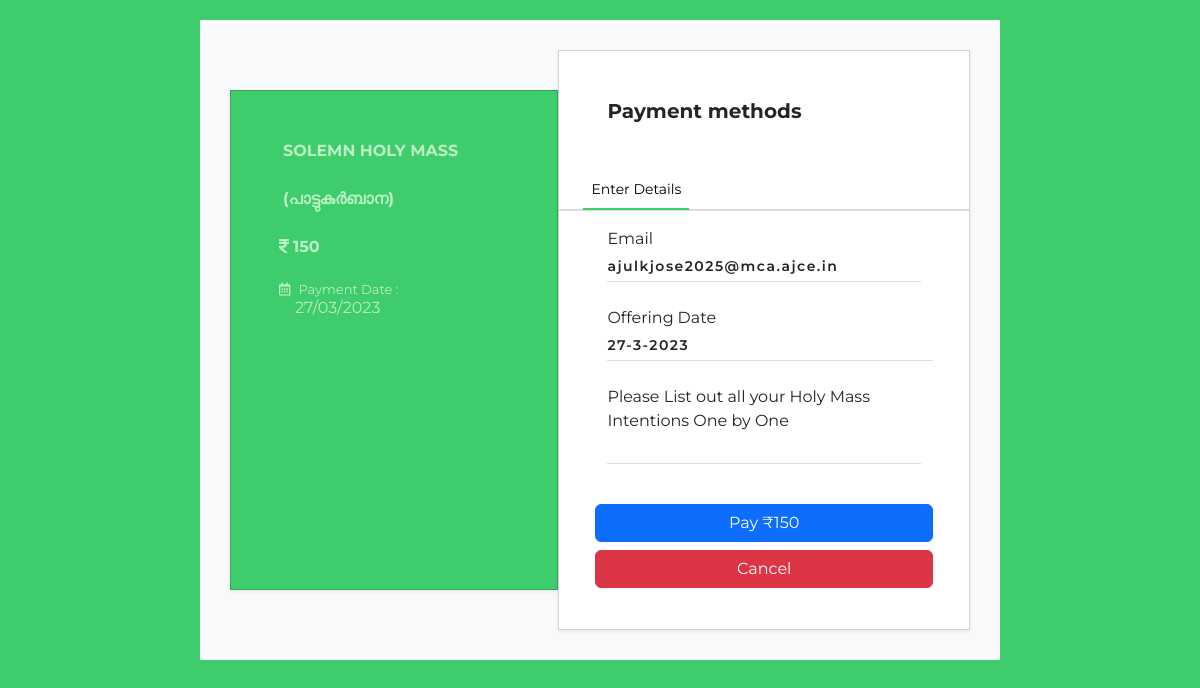
The app's page /pages/payment.php?id=1 (signed in) with its own data.
### tables this page shows
CREATE TABLE `tbl_offering` (
  `offer_id` int(11) NOT NULL,
  `offer_name` varchar(100) NOT NULL,
  `offer_name_mala` varchar(100) NOT NULL,
  `offer_price` int(11) NOT NULL,
  `offer_image` varchar(100) NOT NULL
);

### pages/payment.php (the view, shortened to what this page needs)
<!DOCTYPE html>
<html lang="en">
<?php
require("../connection/db_connect.php");
$usr_id = $_SESSION['user']['usr_id'];
if ($usr_id == null) {
  echo ("<script>alert('Pls Login')</script>");
  echo ("<script>location.href='/parmas/pages/offerings.php'</script>");
} else {
  $offer_id = $_GET['id'];
  $sql = "SELECT * FROM `tbl_offering` WHERE `offer_id` =$offer_id";
  $result = mysqli_query($con, $sql);
  $row = mysqli_fetch_array($result);
?>
  <head>
    <link rel="stylesheet" href="/parmas/assets/css/cdn/bootstrap.min.css">
    <link rel="stylesheet" href="https://use.fontawesome.com/releases/v5.7.2/css/all.css">
    <link rel="stylesheet" href="/parmas/assets/css/payment.css">
    <link rel="stylesheet" href="/parmas/assets/css/cdn/jquery-ui.css">
  </head>
  <body>
    <section>
      <div class="container bg-light d-md-flex align-items-center">
        <div class="card box1 shadow-sm p-md-5 p-md-5 p-4">
          <div class="fw-bolder mb-4"></span><span class="ps-1"><?= $row['offer_name'] ?></span></div>
          <div class="fw-bolder mb-4"></span><span class="ps-1">(<?= $row['offer_name_mala'] ?>)</span></div>
          <div class="fw-bolder mb-4"><span class="fas fa-rupee-sign"></span><span class="ps-1"><?= $row['offer_price'] ?></span></div>
          <div class="d-flex flex-column">
            <div class="d-flex flex-column mb-5"> <span class="far fa-calendar-alt text"><span class="ps-2">Payment Date :</span></span> <span class="ps-3"><?= date("d/m/Y") ?></span> </div>
          </div>
        </div>
        <div class="card box2 shadow-sm">
          <div class="d-flex align-items-center justify-content-between p-md-5 p-4"> <span class="h5 fw-bold m-0">Payment methods</span>
          </div>
          <ul class="nav nav-tabs mb-3 px-md-4 px-2">
            <li class="nav-item"> <a class="nav-link px-2 active" aria-current="page" href="#">Enter Details</a> </li>
          </ul>
          <div class="row">
            <div class="col-12">
              <div class="d-flex flex-column px-md-5 px-4 mb-4"> <span>Email <label class="form-label error" id="e_error"></label></span>
                <div class="inputWithIcon"> <input autocomplete="off" value="<?=$_SESSION['user']['usr_email']?>" class="form-control" id="usr_email" type="email" required></div>
              </div>
            </div>
            <div class="col-md-11">
              <div class="d-flex flex-column ps-md-5 px-md-0 px-4 mb-4"> <span>Offering<span class="ps-1">Date <label class="form-label error" id="d_error"></label></span></span>
                <div class="inputWithIcon"> <input type="text" value="<?=date("j-n-Y")?>" name="datepicker" autocomplete="off" class="form-control" id="datepicker" required></div>
              </div>
            </div>
            <div class="col-12">
              <div class="d-flex flex-column px-md-5 px-4 mb-4"> <span>Please List out all your Holy Mass Intentions One by One <label class="form-label error" id="o_error"></label></span>
                <div class="inputWithIcon">  <input type="text" autocomplete="off" id="offer_msg" class="form-control" rows="2"></div>
              </div>
            </div>
            <div class="col-12 px-md-5 px-4 mt-3">
              <button id="paymentBtn" onclick="pay_now(<?= $row['offer_price'] ?>,<?= $row['offer_id'] ?>,<?= $usr_id ?>)" class="btn btn-primary w-100">Pay ₹<?= $row['offer_price'] ?></button>
              <a href="/parmas/pages/offerings.php" class="paymentBtn btn btn-danger w-100 mt-2">Cancel</a>
            </div>
          </div>
        </div>
      </div>
    </section>
  </body>
<?php
}
?>
</html>

### assets/css/payment.css (style rules this page uses)
* { margin: 0; padding: 0; box-sizing: border-box; list-style: none; font-family: 'Montserrat', sans-serif }
body { background-color:#3ecc6d; }
.container { margin: 20px auto; width: 800px; padding: 30px }
.card.box1 { width: 350px; height: 500px; background-color: #3ecc6d; color: #baf0c3; border-radius: 0 }
.card.box2 { width: 450px; height: 580px; background-color: #ffffff; border-radius: 0 }
.text { font-size: 13px }
.nav.nav-tabs { border: none; border-bottom: 2px solid #ddd }
.nav.nav-tabs .nav-item .nav-link { border: none; color: black; border-bottom: 2px solid transparent; font-size: 14px }
.nav.nav-tabs .nav-item .nav-link.active { border: none; border-bottom: 2px solid #3ecc6d }
.form-control { border: none; border-bottom: 1px solid #ddd; box-shadow: none; height: 20px; font-weight: 600; font-size: 14px; padding: 15px 0px; letter-spacing: 1.5px; border-radius: 0 }
.inputWithIcon { position: relative }

### records on screen
tbl_offering: offer_name "SOLEMN HOLY MASS", offer_name_mala "പാട്ടുകുർബാന", offer_price "150"
